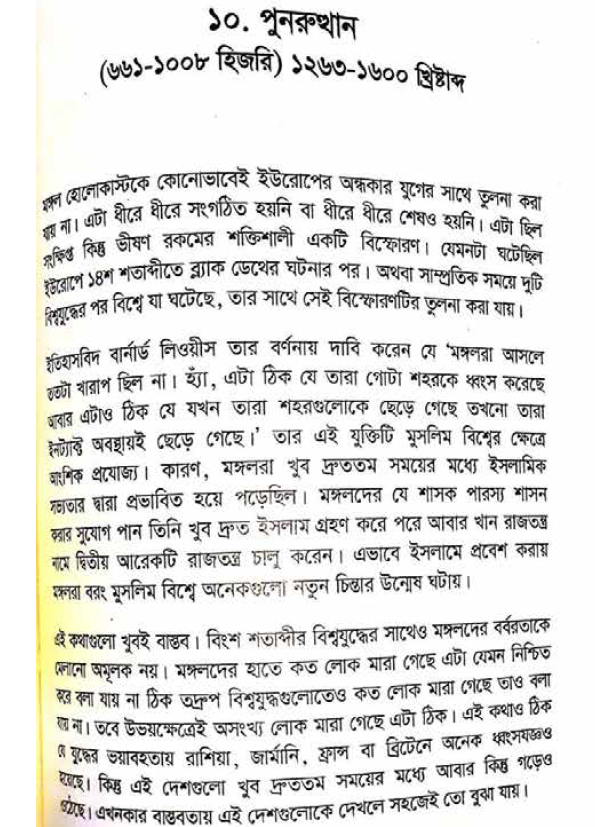
#> input picture Destiny Desrupted OCR/P221.png, 595 x 827 px, found by its file name
$ jupyter execute --allow-errors BC_Test.ipynb   (shell and % lines are left out)
#> lines starting #> are read from the running program, lines starting #| are printed output that depends on the picture; after the words box and inside, x2 and y2 are one past the last pixel; in counts of white or black regions, pixels touching at a corner belong together
<a href="https://colab.research.google.com/github/rahmanziaur/BCDemonstration/blob/main/BC_Test.ipynb" target="_parent"></a>

[cell 1]
import hashlib
import json
from time import time

class Blockchain(object):
    def __init__(self):
        self.chain = []
        self.pending_transactions = []

        self.new_block(previous_hash="This is a test block, Dated: 03/09/2022", proof=100)

# Create a new block listing key/value pairs of block information in a JSON object. Reset the list of pending transactions & append the newest block to the chain.

    def new_block(self, proof, previous_hash=None):
        block = {
            'index': len(self.chain) + 1,
            'timestamp': time(),
            'transactions': self.pending_transactions,
            'proof': proof,
            'previous_hash': previous_hash or self.hash(self.chain[-1]),
        }
        self.pending_transactions = []
        self.chain.append(block)

        return block

#Search the blockchain for the most recent block.

    @property
    def last_block(self):

        return self.chain[-1]

# Add a transaction with relevant info to the 'blockpool' - list of pending tx's.

    def new_transaction(self, sender, recipient, amount):
        transaction = {
            'sender': sender,
            'recipient': recipient,
            'amount': amount
        }
        self.pending_transactions.append(transaction)
        return self.last_block['index'] + 1

# receive one block. Turn it into a string, turn that into Unicode (for hashing). Hash with SHA256 encryption, then translate the Unicode into a hexidecimal string.

    def hash(self, block):
        string_object = json.dumps(block, sort_keys=True)
        block_string = string_object.encode()

        raw_hash = hashlib.sha256(block_string)
        hex_hash = raw_hash.hexdigest()

        return hex_hash


blockchain = Blockchain()
t1 = blockchain.new_transaction("Satoshi", "Mike", '5 BTC')
t2 = blockchain.new_transaction("Mike", "Satoshi", '1 BTC')
t3 = blockchain.new_transaction("Satoshi", "Hal Finney", '5 BTC')
blockchain.new_block(12345)

t4 = blockchain.new_transaction("Mike", "Alice", '1 BTC')
t5 = blockchain.new_transaction("Alice", "Bob", '0.5 BTC')
t6 = blockchain.new_transaction("Bob", "Mike", '0.5 BTC')
blockchain.new_block(6789)

print("Genesis block: ", blockchain.chain)

[cell 2]
import pytesseract
from PIL import Image

# Provide the correct path to the image file
image_path = r'P221.png'  # Make sure the file extension is correct

# Load the image
image = Image.open(image_path)
#> image is the input picture: PIL image 595x827 RGBA; mean R, G, B, A 225.8, 225.6, 223.4, 255

# Use pytesseract to perform OCR on the image
#> (the rest of this cell did not finish here and is left out)

[cell 3]
import pytesseract
from PIL import Image, ImageEnhance, ImageFilter
import os

im = Image.open("P221.png") # the second one
im = im.filter(ImageFilter.MedianFilter())
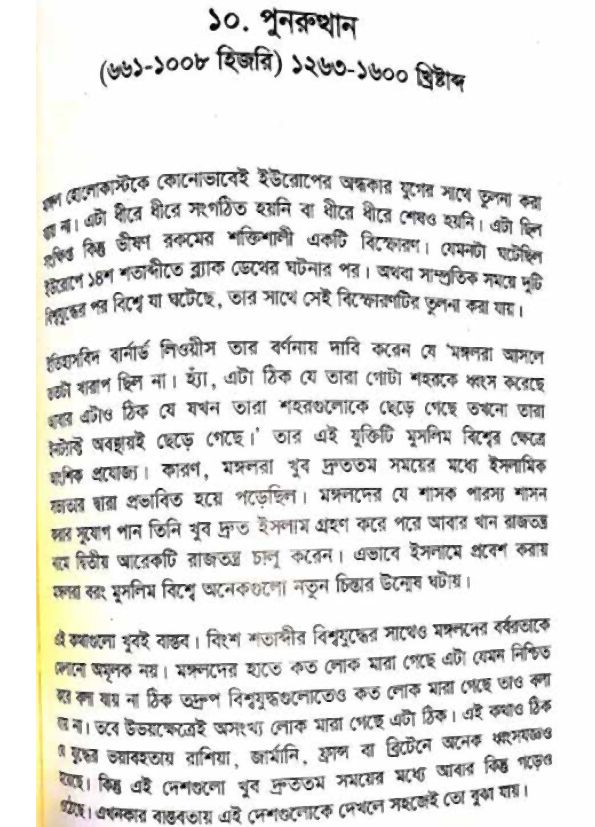
#> im: PIL image 595x827 RGBA; mean R, G, B, A 227.8, 227.5, 225.4, 255
enhancer = ImageEnhance.Contrast(im)
im = enhancer.enhance(2)
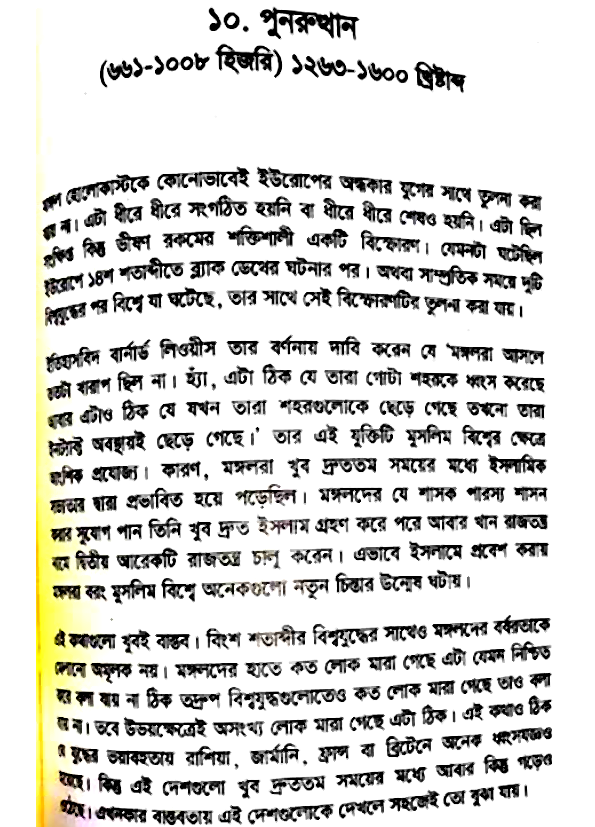
#> im: PIL image 595x827 RGBA; mean R, G, B, A 214.9, 214.6, 211.2, 255
im = im.convert('1')
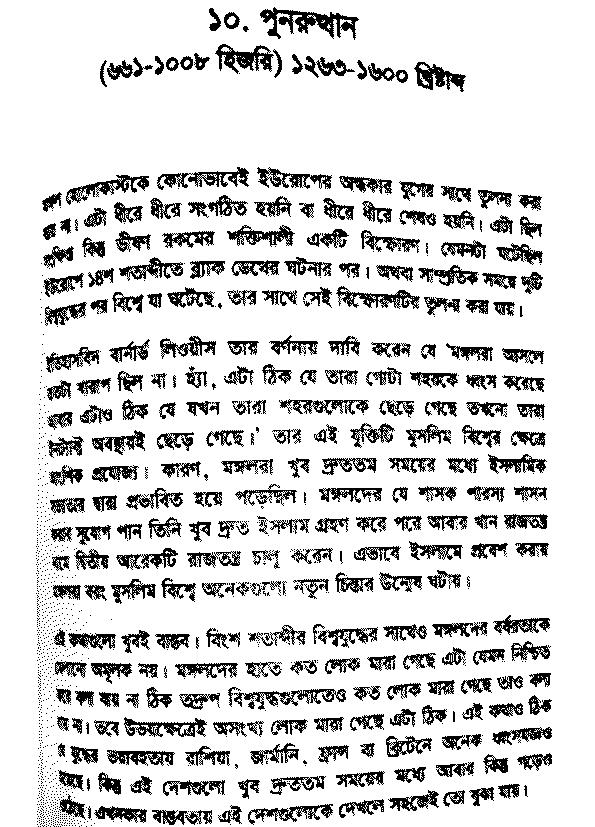
#> im: PIL image 595x827 1; 84.1% white; black in thin lines or dots, all inside (x1, y1, x2, y2) = (36, 7, 552, 827)
im.save("bangla_pp.jpg")

pytesseract.pytesseract.tesseract_cmd = "tesseract-ocr-setup-3.02.02.exe"
#> (the rest of this cell did not finish here and is left out)

[cell 4]
import shutil
src = '../input/Bengali.traineddata'
#> src = '../input/Bengali.traineddata'
dest = '/usr/share/tesseract-ocr/4.00/tessdata/'
shutil.copy(src, dest)

#> (the rest of this cell did not finish here and is left out)
